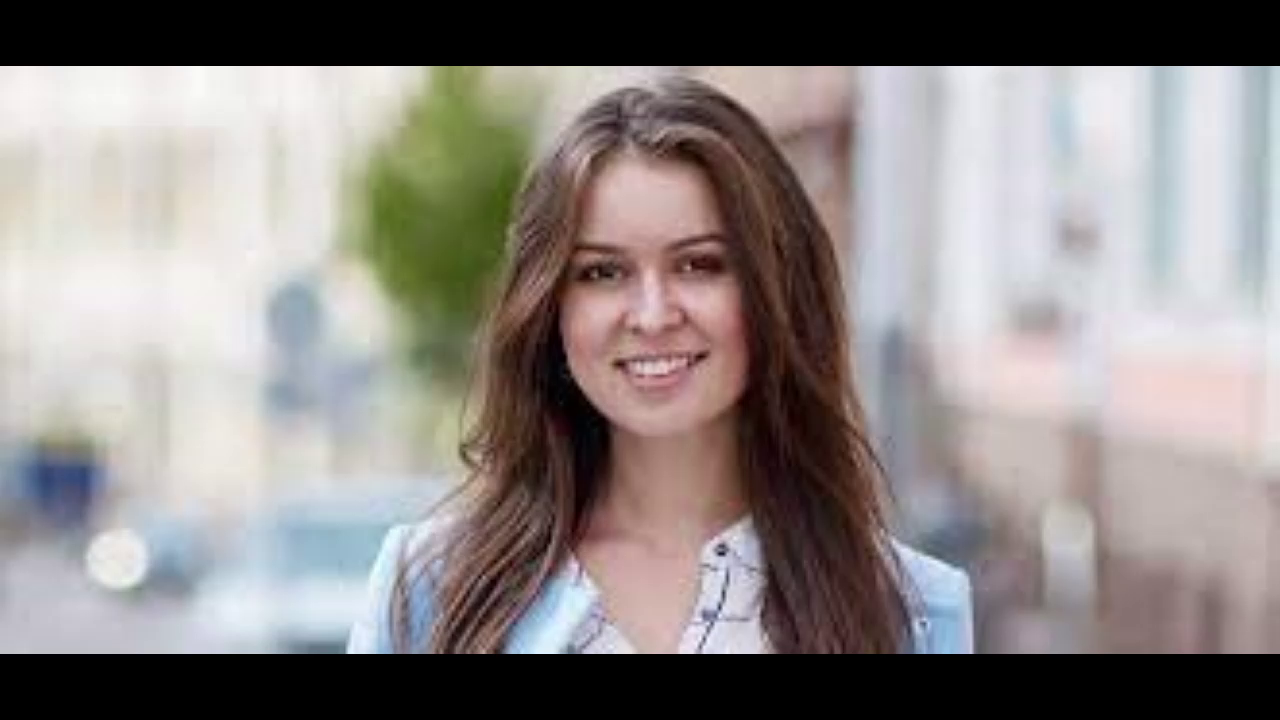
//> input picture frame 30 of code/testOpenCV copy/videos/VideoFotos2.mp4, 1280 x 720 px
$ ./main   (built with g++ and OpenCV 4)
//> lines starting //> are read from the running program, lines starting //| are printed output that depends on the picture; after the words box and inside, x2 and y2 are one past the last pixel; in counts of white or black regions, pixels touching at a corner belong together
### code/testOpenCV copy/LinkedList.cpp
#include <iostream>
#include <string>

using namespace std;

struct Nodo {
    string data; //Guarda el Path de la imagen
    int tiempo; //Guarda el numero de frames que la imagen se encuentra en pantalla
    int id;
    Nodo *next; //Siguiente nodo
};

class LinkedList {
    // Puntero de la cabeza de la lista
    Nodo* head;

public:
    // Constructor de la lista. Inicializa el puntero cabeza
    LinkedList()
    {
        head = nullptr;
    }

    // Inserta al principio de la lista
    // [28 lines left out: function insert, not called in this run]

    void display()
    {
        Nodo* temp = head;
        while (temp != nullptr)
        {
            cout << temp->data << " ";
            cout << temp->tiempo<< " ";
            cout << temp->id<< " ";
            temp = temp->next;
        }
        cout << endl;
    }

    // [9 lines left out: function buscar, not called in this run]
};

### code/testOpenCV copy/BinarySearchTree.cpp
#include <iostream>
#include <opencv2/opencv.hpp>
#include <string>
#include "LinkedList.cpp"

using namespace std;
using namespace cv;

class BinarySearchTree{
    LinkedList list;

    struct BinarySearchTreeNode {
        Mat image;
        int key;
        BinarySearchTreeNode* left;
        BinarySearchTreeNode* right;
    };

    const int DIFFERENT = 1700;
    const int SIMILAR = 1300;
    int counter;
    BinarySearchTreeNode* root;

    // [5 lines left out: function makeEmpty, not called in this run]

    BinarySearchTreeNode* insert(Mat x, BinarySearchTreeNode* t)
    {

        if(t == nullptr)
        {
            t = new BinarySearchTreeNode();
            t->key = ++counter;
            t->image = x;
            t->left =  nullptr;
            t->right = nullptr;

        }
        else if(SIMILAR < euclideanDistance(t->image, x)
        && DIFFERENT > euclideanDistance(t->image, x)){
            t->left = insert(x, t->left);
        }
        else if(DIFFERENT <= euclideanDistance(t->image, x))
        {
            t->right = insert(x, t->right);
        }
        else
        {
            t->image = x;
            cout << "Es la misma cara."<< endl;
            string path = "Caras/" + to_string(t->key) + ".png";
            imwrite(path, t->image);
            list.insert(path,t->key);
            cout << "ID: " << t->key << endl;
        }
        return t;
    }

public:
    BinarySearchTree() {
        counter = 0;
        root = nullptr;
    }

    ~BinarySearchTree() {
        root = makeEmpty(root);
    }

    double euclideanDistance(Mat img1, Mat img2){
        return norm(img1, img2,NORM_L2);
    }

    void insert(Mat x) {
        root = insert(x, root);
    }

    void displaylinkedList() {
        list.display();
    };

};

### code/testOpenCV copy/main.cpp
#include <iostream>
#include <opencv2/opencv.hpp>
#include <opencv2/videoio.hpp>
#include <string>
#include "BinarySearchTree.cpp"
#include <ctime>
#include <chrono>

using namespace cv;
using namespace std;

int main() {

    //Instance of the binary tree data structure
    BinarySearchTree* tree = new BinarySearchTree();

    //  Video we will use to detect faces
    VideoCapture capture("/Users/a_hognose_snake/CLionProjects/testOpenCV copy/videos/VideoFotos2.mp4");

    //  Video of the face detection session
    VideoWriter video("/Users/a_hognose_snake/CLionProjects/testOpenCV/sessions/session_0.avi",VideoWriter::fourcc('M','J','P','G'),10, Size(480,270));

    //  Classifier library from openCV
    CascadeClassifier detector;

    //  If detector is not available:
    if (!detector.load("/Users/a_hognose_snake/CLionProjects/testOpenCV/opencv2/haarcascade_frontalface_alt.xml"))
        cout << "No se puede abrir clasificador." << endl;

    //  loop
    while (true){
        Mat dest, gray, imagen, imgCrop;

        //  Capture frame by frame
        capture >> imagen;
//> imagen is the input picture: 720 rows x 1280 cols, CV_8UC3; mean B, G, R 132.4, 134.5, 140.6
        if (imagen.empty()) {
            break;
        }

        //   Transformation to make the classifier work better
        cvtColor(imagen, gray, COLOR_BGR2GRAY);
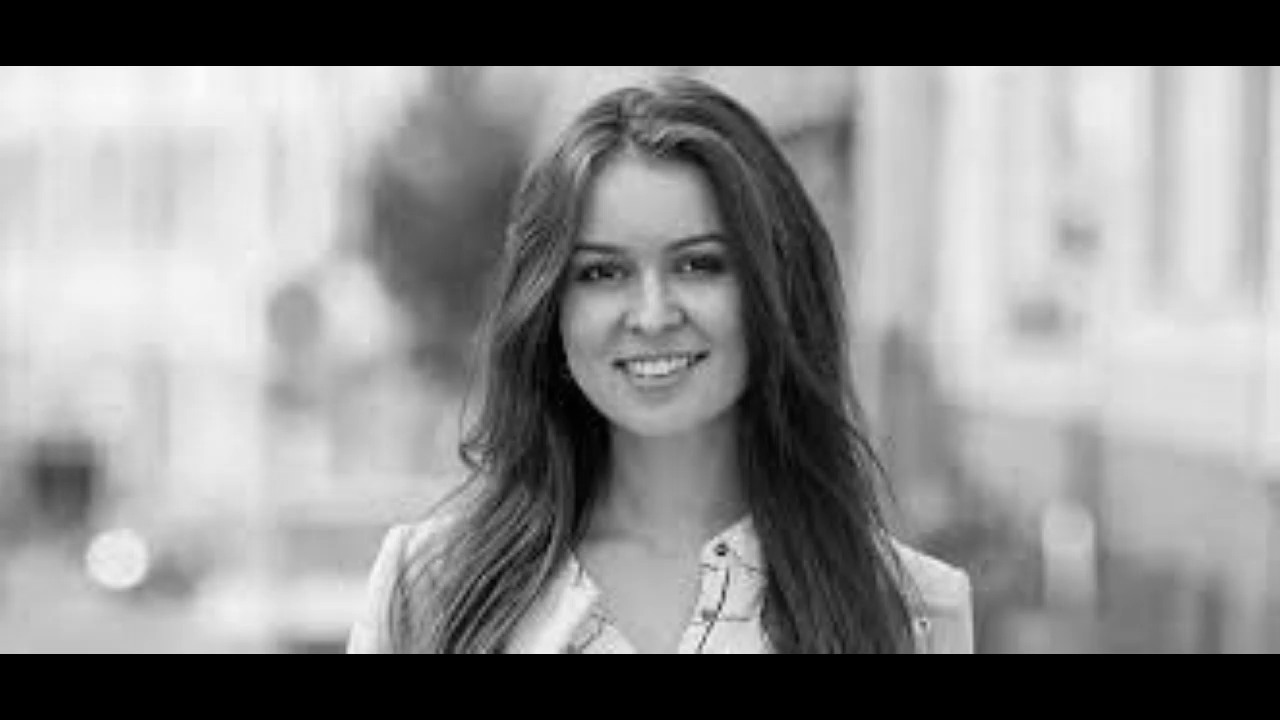
//> gray: 720 rows x 1280 cols, CV_8UC1; min 0, max 250, mean 136
        equalizeHist(gray, dest);
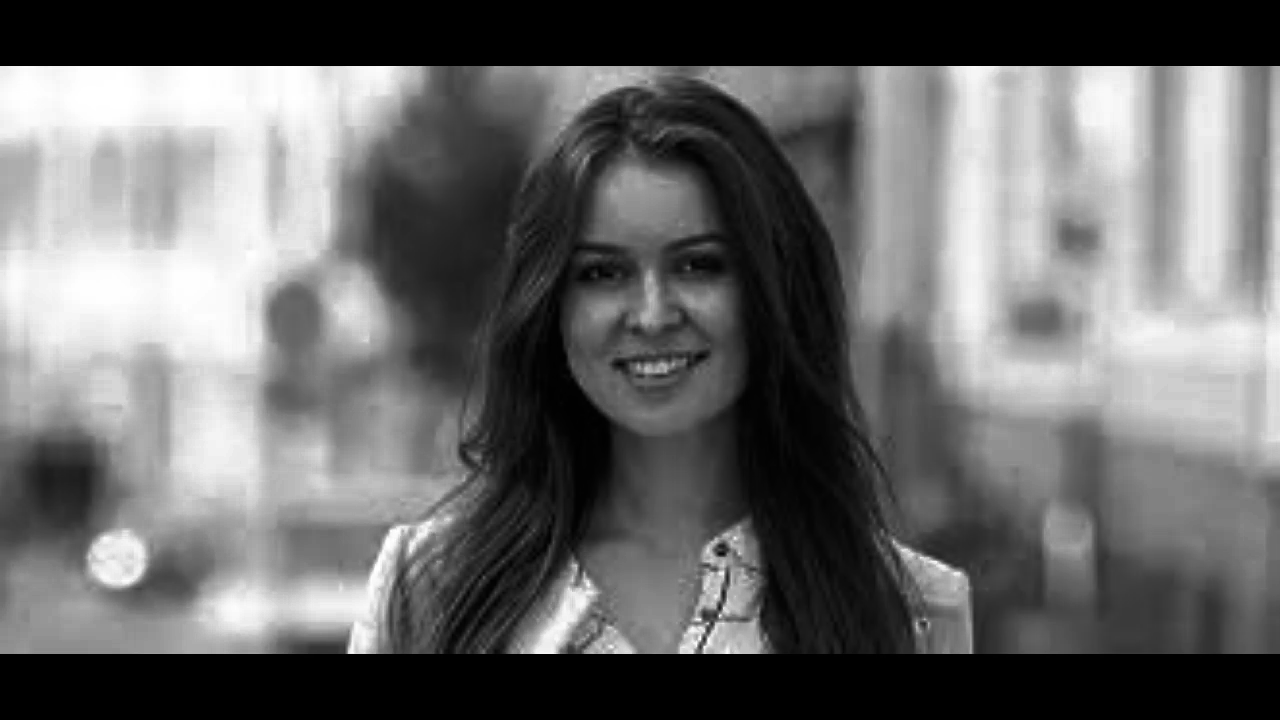
//> dest: 720 rows x 1280 cols, CV_8UC1; min 0, max 255, mean 105.3

        //  Vector of video frames where faces were detected
        vector<Rect> faces;

        detector.detectMultiScale(dest, faces, 1.2, 3, 0, Size(25, 25));
//> faces = 1 Rect (x, y, width, height): [534, 178, 237, 237]

        for (int i = 0; i < faces.size(); i++){
            // Frame where the face was detected
            Rect rc = faces[i];

            // Cuts and save a crop of the frame where the face was detected
            imgCrop = imagen(rc);

            // Show a crop of the detected face in a new window
            imshow(to_string(i),imgCrop);

            // Draws a square around the face detected
            rectangle(imagen, Point(rc.x, rc.y), Point(rc.x + rc.width, rc.y + rc.height), CV_RGB(255, 0, 0), 2);

            if (imagen.empty()){
                break;
            }
            // Write the frame into the corresponding video file in /sessions
            video.write(imagen);
        }
//> this loop made 1 pass
//> pass 1, `imgCrop = imagen(rc);`:
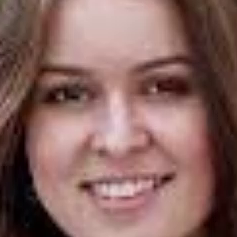
//> imgCrop: 237 rows x 237 cols, CV_8UC3; mean B, G, R 96.2, 101, 135.8
//> pass 1, `video.write(imagen);`:
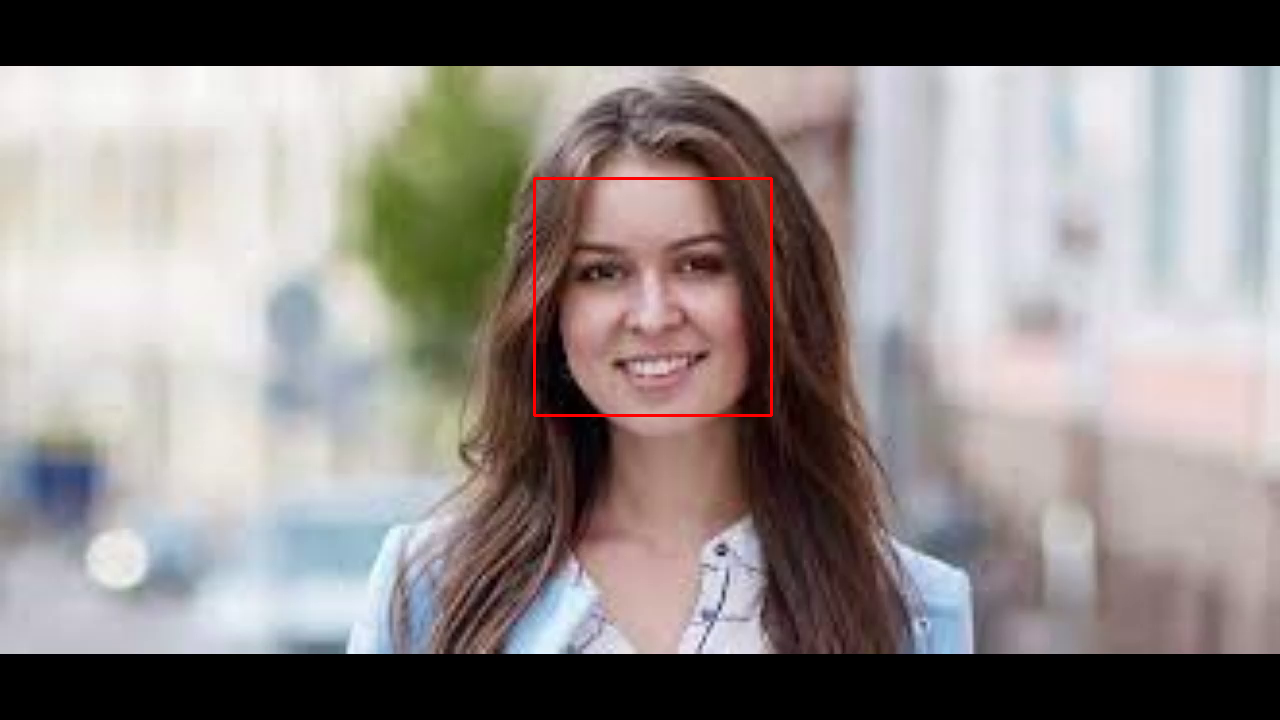
//> frame written to the video: 720 rows x 1280 cols, CV_8UC3; mean B, G, R 132.1, 134.2, 141.1
//> after the loop:
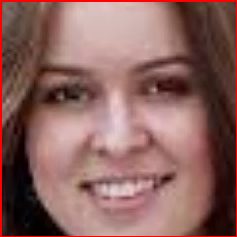
//> imgCrop: 237 rows x 237 cols, CV_8UC3; 2.52% of pixels changed, all inside (x1, y1, x2, y2) = (0, 0, 237, 237)
        // Show video of the detection and sets a tittle for the window
        imshow("Taller EDD - Valentina y Josefina", imagen);
        if (imgCrop.empty()) {
            break;
        }

        //  Resize image so our code can work
        Mat resizedDown;
        resize(imgCrop, resizedDown, Size(25, 25), INTER_LINEAR);
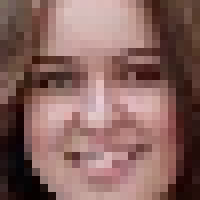
//> resizedDown: 25 rows x 25 cols, CV_8UC3 (shown 8 times larger); mean B, G, R 96, 100.8, 135.5

        //  Insert image to the tree and show ID's
        tree->insert(resizedDown);

        if (waitKey(1) >= 0){
//> the Esc key is pressed
            break;
        }
    }

    tree->displaylinkedList();

    // End stream
    capture.release();
    video.release();

    // Destroy all windows and finish the process
    destroyAllWindows();
    return 0;
}

$ run again, starting later in the video
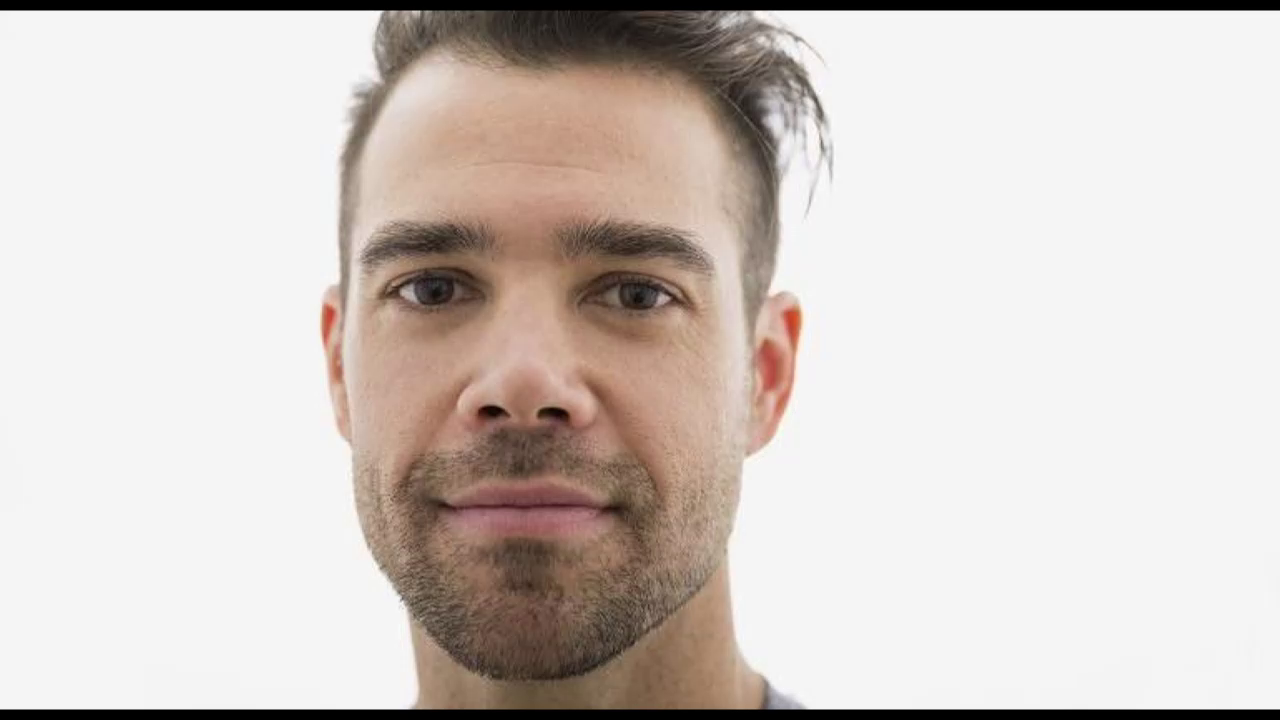
//> input picture frame 135 of code/testOpenCV copy/videos/VideoFotos2.mp4, 1280 x 720 px
//> imagen is the input picture: 720 rows x 1280 cols, CV_8UC3; mean B, G, R 196.9, 201.8, 210.4
//> faces = 1 Rect (x, y, width, height): [275, 86, 506, 506]
//> the loop `for (int i = 0; i < faces.size(); i++)` made 1 pass
//> after the loop `for (int i = 0; i < faces.size(); i++)`:
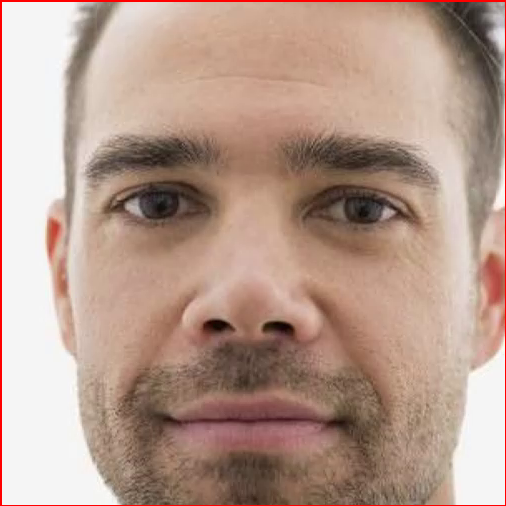
//> imgCrop: 506 rows x 506 cols, CV_8UC3; mean B, G, R 141.1, 154.8, 182.7
//> `resize(imgCrop, resizedDown, Size(25, 25), INTER_LINEAR);`:
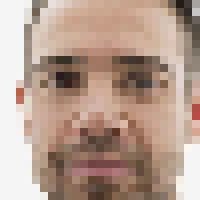
//> resizedDown: 25 rows x 25 cols, CV_8UC3 (shown 8 times larger); mean B, G, R 143, 156.8, 181.8
